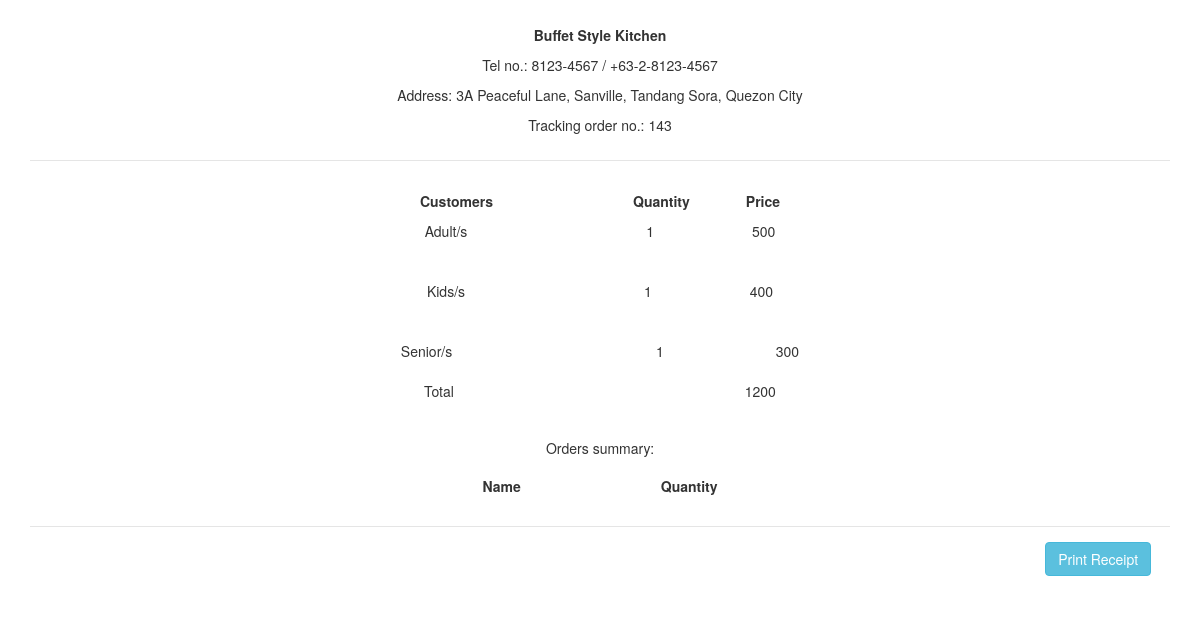
The app's page /viewall.php?table_number=Table no. 2 with its own data.
### tables this page shows
CREATE TABLE `input_customer` (
  `id` int(11) NOT NULL,
  `number_customer` int(11) NOT NULL,
  `price_customer` varchar(255) NOT NULL,
  `kids_number` varchar(255) NOT NULL,
  `kids_price` varchar(255) NOT NULL,
  `senior_number` varchar(255) NOT NULL,
  `senior_price` varchar(255) NOT NULL,
  `table_number` varchar(255) NOT NULL,
  `total` varchar(255) NOT NULL,
  `time_in` varchar(255) NOT NULL,
  `tracking_number` int(11) NOT NULL
);

### viewall.php (the view, shortened to what this page needs)
<?php ;
$mysql_hostname = "localhost";
$mysql_username = "root";
$mysql_password = "";
$mysql_database = "BuffetStyle";
$conn = new mysqli($mysql_hostname, $mysql_username, $mysql_password, $mysql_database);
if (isset($_GET['table_number'])) {
	$table_number = $_GET['table_number'];
	$sql = "SELECT * FROM `input_customer` WHERE `table_number`='$table_number'";
	$result = $conn->query($sql);
	?>
	<html>
	<head>
	<link rel="stylesheet" href="https://maxcdn.bootstrapcdn.com/bootstrap/3.4.0/css/bootstrap.min.css">
	</head>
	<body>
		<div class="container">
	<table class="table">
		<tbody>
			<?php
				if ($result->num_rows > 0) {
					while ($row = $result->fetch_assoc()) {
			?>
	<div class="modal-header">
	<p><center><strong>Buffet Style Kitchen</strong></center></p>
	<p><center>Tel no.: 8123-4567 / +63-2-8123-4567</center></p>
	<p><center>Address: 3A Peaceful Lane, Sanville, Tandang Sora, Quezon City	</center></p>
	<p><center>Tracking order no.: <?php echo $row['tracking_number']; ?></center></p>
	</div>
			<?php		}
				}
			?>
		</tbody>
	</table>
		</div>
	</body>
	</html>
	<?php
		} else{
			header('Location: viewTable.php');
		}
	?>
<?php ;
$mysql_hostname = "localhost";
$mysql_username = "root";
$mysql_password = "";
$mysql_database = "BuffetStyle";
$conn = new mysqli($mysql_hostname, $mysql_username, $mysql_password, $mysql_database);
if (isset($_GET['table_number'])) {
	$table_number = $_GET['table_number'];
	$sql = "SELECT * FROM `input_customer` WHERE `table_number`='$table_number'";
	$result = $conn->query($sql);
	?>
	<html>
	<head>
	<link rel="stylesheet" href="https://maxcdn.bootstrapcdn.com/bootstrap/3.4.0/css/bootstrap.min.css">
	</head>
	<body>
		<div class="container">
	<table class="table">
		<tbody>
			<?php
				if ($result->num_rows > 0) {
					while ($row = $result->fetch_assoc()) {
			?>
	<p><center><strong> Customers&emsp;&emsp;&emsp;&emsp;&emsp;&emsp;&emsp;&emsp;&emsp;&emsp;Quantity&emsp;&emsp;&emsp;&emsp;Price </strong></center></p>
	<p><center>Adult/s&ensp;&nbsp;&emsp;&emsp;&emsp;&emsp;&emsp;&emsp;&emsp;&emsp;&emsp;&emsp;&emsp;&emsp;<?php echo $row['number_customer']; ?>&emsp;&emsp;&emsp;&emsp;&emsp;&emsp;&emsp;<?php echo $row['price_customer']; ?> </center></p>
			<?php		}
				}
			?>
		</tbody>
	</table>
		</div>
	</body>
	</html>
	<?php
		} else{
			header('Location: viewTable.php');
		}
	?>
<?php ;
$mysql_hostname = "localhost";
$mysql_username = "root";
$mysql_password = "";
$mysql_database = "BuffetStyle";
$conn = new mysqli($mysql_hostname, $mysql_username, $mysql_password, $mysql_database);
if (isset($_GET['table_number'])) {
	$table_number = $_GET['table_number'];
	$sql = "SELECT * FROM `input_customer` WHERE `table_number`='$table_number'";
	$result = $conn->query($sql);
	?>
	<html>
	<head>
	<link rel="stylesheet" href="https://maxcdn.bootstrapcdn.com/bootstrap/3.4.0/css/bootstrap.min.css">
	</head>
	<body>
		<div class="container">
	<table class="table">
		<tbody>
			<?php
				if ($result->num_rows > 0) {
					while ($row = $result->fetch_assoc()) {
			?>
						<p><center>Kids/s&ensp;&nbsp;&emsp;&emsp;&emsp;&emsp;&emsp;&emsp;&emsp;&emsp;&emsp;&emsp;&emsp;&emsp;<?php echo $row['kids_number']; ?>&emsp;&emsp;&emsp;&emsp;&emsp;&emsp;&emsp;<?php echo $row['kids_price']; ?> </center></p>
			<?php		}
				}
			?>
		</tbody>
	</table>
		</div>
	</body>
	</html>
	<?php
		} else{
			header('Location: viewTable.php');
		}
	?>
<?php ;
$mysql_hostname = "localhost";
$mysql_username = "root";
$mysql_password = "";
$mysql_database = "BuffetStyle";
$conn = new mysqli($mysql_hostname, $mysql_username, $mysql_password, $mysql_database);
if (isset($_GET['table_number'])) {
	$table_number = $_GET['table_number'];
	$sql = "SELECT * FROM `input_customer` WHERE `table_number`='$table_number'";
	$result = $conn->query($sql);
	?>
	<html>
	<head>
	<link rel="stylesheet" href="https://maxcdn.bootstrapcdn.com/bootstrap/3.4.0/css/bootstrap.min.css">
	</head>
	<body>
		<div class="container">
		<tbody>
			<?php
				if ($result->num_rows > 0) {
					while ($row = $result->fetch_assoc()) {
			?>
						<p><center>Senior/s&emsp;&emsp;&emsp;&emsp;&emsp;&emsp;&emsp;&emsp;&emsp;&emsp;&emsp;&emsp;&emsp;&nbsp;&nbsp;&emsp;<?php echo $row['senior_number']; ?>&emsp;&emsp;&emsp;&emsp;&emsp;&emsp;&emsp;&emsp;<?php echo $row['senior_price']; ?> </center></p>
			<?php		}
				}
			?>
		</tbody>
		</div>
	</body>
	</html>
	<?php
		} else{
			header('Location: viewTable.php');
		}
	?>
<?php ;
$mysql_hostname = "localhost";
$mysql_username = "root";
$mysql_password = "";
$mysql_database = "BuffetStyle";
$conn = new mysqli($mysql_hostname, $mysql_username, $mysql_password, $mysql_database);
if (isset($_GET['table_number'])) {
	$table_number = $_GET['table_number'];
	$sql = "SELECT * FROM `input_customer` WHERE `table_number`='$table_number'";
	$result = $conn->query($sql);
	?>
	<html>
	<head>
	<link rel="stylesheet" href="https://maxcdn.bootstrapcdn.com/bootstrap/3.4.0/css/bootstrap.min.css">
	</head>
	<body>
		<div class="container">
	<table class="table">
		<tbody>
			<?php
				if ($result->num_rows > 0) {
					while ($row = $result->fetch_assoc()) {
			?>
	<p><center>Total&ensp;&nbsp;&emsp;&emsp;&emsp;&emsp;&emsp;&emsp;&emsp;&emsp;&emsp;&emsp;&emsp;&emsp;&emsp;&emsp;&emsp;&emsp;&emsp;&emsp;&emsp;&emsp;<?php echo $row['total']; ?> </center></p>
			<?php		}
				}
			?>
		</tbody>
	</table>
		</div>
	</body>
	</html>
	<?php
		} else{
			header('Location: viewTable.php');
		}
	?>
<?php ;
if (isset($_GET['table_number'])) {
    ?>
<html>
<head>
<link rel="stylesheet" href="https://maxcdn.bootstrapcdn.com/bootstrap/3.4.0/css/bootstrap.min.css">
</head>
<body>
	<h5><center>Orders summary:</center></h5>
	<div class="container">
<table class="table">
	<p><center><strong> Name&emsp;&emsp;&emsp;&emsp;&emsp;&emsp;&emsp;&emsp;&emsp;&emsp;Quantity</strong></center></p>
</table>
<div class="modal-footer" width=10px;>
<a onclick="window.print()" class="btn btn-info">Print Receipt</a>&nbsp;
      </div>
	</div>
</body>
</html>
<?php
	} else{
		header('Location: viewTable.php');
	}
?>

### records on screen
input_customer: tracking_number "143", number_customer "1", price_customer "500", kids_number "1", kids_price "400", senior_number "1", senior_price "300", total "1200"
